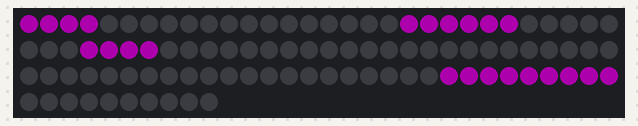
Simulated run of this sketch. Board: Arduino Uno, built with avr-gcc and run on an emulated ATmega328P. Shown: 100 RGB LEDs in strip order, left to right, continuing on the next row. Dim RGB values are drawn brighter than linear; the local clock reads 2024-03-15 10:24:30 at power-on unless the sketch sets it; what the sketch prints to the serial monitor is not drawn.

Above: at 3.1 s.

The sketch:

wordclockled_final_copy_20250212134443_copy_20250224135012.ino
```cpp
#include <Adafruit_NeoPixel.h>
#include <Wire.h>
#include "RTClib.h"
#define PIN 4
#define NUMPIXELS 100
#define DELAYVAL 50
RTC_PCF8523 rtc;
Adafruit_NeoPixel pixels(NUMPIXELS, PIN, NEO_GRB + NEO_KHZ800);
char daysOfTheWeek[7][12] = { "Sunday", "Monday", "Tuesday", "Wednesday", "Thursday", "Friday", "Saturday" };
int hours;    //hours
int minutes;  //mins
int z;

int hourWords[12][2] = {
  { 29, 32 },  // one
  { 37, 40 },  // two
  { 40, 45 },  // three
  { 49, 53 },  // four
  { 45, 49 },  // five
  { 53, 56 },  // six
  { 56, 61 },  // seven
  { 65, 70 },  // eight
  { 61, 65 },  // nine
  { 81, 84 },  // ten
  { 75, 81 },  // eleven
  { 70, 76 }   // twelve
};

int minuteWords[12][2] = {
  { 0, 0 },    // zero
  { 25, 29 },  // five
  { 16, 19 },  // ten (in minutes)
  { 8, 16 },   // a quarter
  { 19, 25 },  // twenty
  { 19, 29 },  // twenty five
  { 4, 8 },    // half
  { 19, 29 },  // twenty five
  { 19, 25 },  // twenty
  { 8, 16 },   // a quarter
  { 16, 19 },  // ten (in minutes)
  { 25, 29 }   // five
};

void setup() {
  pixels.begin();  // INITIALIZE NeoPixel strip object (REQUIRED)
  Serial.begin(57600);

#ifndef ESP8266
  while (!Serial)
    ;  // wait for serial port to connect. Needed for native USB
#endif

  if (!rtc.begin()) {
    Serial.println("Couldn't find RTC");
    Serial.flush();
    while (1) delay(10);
  }

  if (!rtc.initialized() || rtc.lostPower()) {
    Serial.println("RTC is NOT initialized, let's set the time!");
    rtc.adjust(DateTime(F(__DATE__), F(__TIME__)));
  }

  rtc.start();
  float drift = 43;                                      // seconds plus or minus over oservation period - set to 0 to cancel previous calibration.
  float period_sec = (7 * 86400);                        // total obsevation period in seconds (86400 = seconds in 1 day:  7 days = (7 * 86400) seconds )
  float deviation_ppm = (drift / period_sec * 1000000);  //  deviation in parts per million (μs)
  float drift_unit = 4.34;                               // use with offset mode PCF8523_TwoHours
  int offset = round(deviation_ppm / drift_unit);
  Serial.print("Offset is ");
  Serial.println(offset);  // Print to control offset
}

void loop() {
  DateTime now = rtc.now();
  Serial.print(now.year(), DEC);
  Serial.print('/');
  Serial.print(now.month(), DEC);
  Serial.print('/');
  Serial.print(now.day(), DEC);
  Serial.print(" (");
  Serial.print(daysOfTheWeek[now.dayOfTheWeek()]);
  Serial.print(") ");
  Serial.print(now.hour(), DEC);
  Serial.print(':');
  Serial.print(now.minute(), DEC);
  Serial.print(':');
  Serial.print(now.second(), DEC);
  Serial.println();

  Serial.println();
  delay(3000);

  pixels.clear();
  // IT IS (below)
  pixels.setPixelColor(0, pixels.Color(50, 0, 50));
  pixels.setPixelColor(1, pixels.Color(50, 0, 50));
  pixels.setPixelColor(2, pixels.Color(50, 0, 50));
  pixels.setPixelColor(3, pixels.Color(50, 0, 50));
  //O'CLOCK (below)
  pixels.setPixelColor(84, pixels.Color(50, 0, 50));
  pixels.setPixelColor(85, pixels.Color(50, 0, 50));
  pixels.setPixelColor(86, pixels.Color(50, 0, 50));
  pixels.setPixelColor(87, pixels.Color(50, 0, 50));
  pixels.setPixelColor(88, pixels.Color(50, 0, 50));
  pixels.setPixelColor(89, pixels.Color(50, 0, 50));
  pixels.show();

  z = now.hour();
  minutes = now.minute();
  int counter = minutes / 5;
  for (int y = minuteWords[counter][0]; y < minuteWords[counter][1]; y++) {
    pixels.setPixelColor(y, pixels.Color(50, 0, 50));
    if (counter > 6) {
      Serial.println("above 6");
      pixels.setPixelColor(32, pixels.Color(50, 0, 50));
      pixels.setPixelColor(33, pixels.Color(50, 0, 50));
    } else {
      Serial.println("below 6");
      Serial.println(counter);
      pixels.setPixelColor(33, pixels.Color(50, 0, 50));
      pixels.setPixelColor(34, pixels.Color(50, 0, 50));
      pixels.setPixelColor(35, pixels.Color(50, 0, 50));
      pixels.setPixelColor(36, pixels.Color(50, 0, 50));
    }
  }

  z = now.hour();
  if (z > 12) z = z - 12;
  Serial.println(z);
  Serial.println(counter);
  hours = z;
  if (counter > 6) hours = z + 1;
  for (int x = hourWords[hours - 1][0]; x < hourWords[hours - 1][1]; x++) {
    pixels.setPixelColor(x, pixels.Color(50, 0, 50));
  }
  Serial.println(hours);
  pixels.show();
}
```
